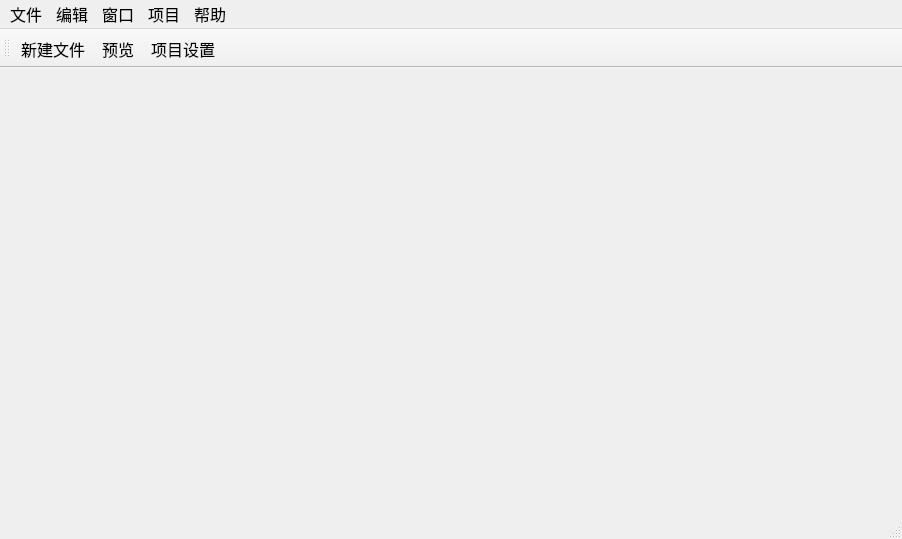
<?xml version="1.0" encoding="UTF-8"?>
<ui version="4.0">
 <class>CMainWin</class>
 <widget class="QMainWindow" name="CMainWin">
  <property name="geometry">
   <rect>
    <x>0</x>
    <y>0</y>
    <width>902</width>
    <height>539</height>
   </rect>
  </property>
  <property name="windowTitle">
   <string>YGGDRASIL</string>
  </property>
  <property name="windowIcon">
   <iconset resource="ui_res.qrc">
    <normaloff>:/picture/ui_picture/ygg.png</normaloff>:/picture/ui_picture/ygg.png</iconset>
  </property>
  <property name="styleSheet">
   <string notr="true">font-size: 16px</string>
  </property>
  <widget class="QWidget" name="centralWidget"/>
  <widget class="QMenuBar" name="menuBar">
   <property name="geometry">
    <rect>
     <x>0</x>
     <y>0</y>
     <width>902</width>
     <height>27</height>
    </rect>
   </property>
   <widget class="QMenu" name="menu">
    <property name="title">
     <string>文件</string>
    </property>
    <addaction name="action_newFile"/>
    <addaction name="action_newProject"/>
    <addaction name="action_openProject"/>
    <addaction name="action_save"/>
    <addaction name="action_exit"/>
   </widget>
   <widget class="QMenu" name="menu_2">
    <property name="title">
     <string>编辑</string>
    </property>
    <addaction name="action_6"/>
    <addaction name="action_7"/>
    <addaction name="action_8"/>
    <addaction name="action_9"/>
    <addaction name="action_10"/>
   </widget>
   <widget class="QMenu" name="menu_3">
    <property name="title">
     <string>窗口</string>
    </property>
    <addaction name="action_object"/>
    <addaction name="action_asset"/>
    <addaction name="action_hierarchy"/>
    <addaction name="action_property"/>
    <addaction name="action_game"/>
    <addaction name="action_anime"/>
    <addaction name="action_console"/>
   </widget>
   <widget class="QMenu" name="menu_4">
    <property name="title">
     <string>项目</string>
    </property>
    <widget class="QMenu" name="menu_5">
     <property name="title">
      <string>    语言</string>
     </property>
     <addaction name="action_22"/>
     <addaction name="action_23"/>
    </widget>
    <addaction name="action_18"/>
    <addaction name="menu_5"/>
    <addaction name="action_20"/>
    <addaction name="action_21"/>
   </widget>
   <widget class="QMenu" name="menu_6">
    <property name="title">
     <string>帮助</string>
    </property>
   </widget>
   <addaction name="menu"/>
   <addaction name="menu_2"/>
   <addaction name="menu_3"/>
   <addaction name="menu_4"/>
   <addaction name="menu_6"/>
  </widget>
  <widget class="QToolBar" name="mainToolBar">
   <property name="enabled">
    <bool>true</bool>
   </property>
   <attribute name="toolBarArea">
    <enum>TopToolBarArea</enum>
   </attribute>
   <attribute name="toolBarBreak">
    <bool>false</bool>
   </attribute>
   <addaction name="action_newFile"/>
   <addaction name="action_20"/>
   <addaction name="action_18"/>
  </widget>
  <widget class="QStatusBar" name="statusBar"/>
  <action name="action_newFile">
   <property name="icon">
    <iconset resource="ui_res.qrc">
     <normaloff>:/picture/ui_picture/toolBar/newFile.png</normaloff>:/picture/ui_picture/toolBar/newFile.png</iconset>
   </property>
   <property name="text">
    <string>    新建文件  </string>
   </property>
  </action>
  <action name="action_newProject">
   <property name="text">
    <string>    新建工程  </string>
   </property>
  </action>
  <action name="action_openProject">
   <property name="text">
    <string>    打开工程  </string>
   </property>
  </action>
  <action name="action_save">
   <property name="text">
    <string>    保存工程  </string>
   </property>
  </action>
  <action name="action_exit">
   <property name="text">
    <string>    退出  </string>
   </property>
  </action>
  <action name="action_6">
   <property name="text">
    <string>    撤销  </string>
   </property>
  </action>
  <action name="action_7">
   <property name="text">
    <string>    重做  </string>
   </property>
  </action>
  <action name="action_8">
   <property name="text">
    <string>    复制  </string>
   </property>
  </action>
  <action name="action_9">
   <property name="text">
    <string>    粘贴  </string>
   </property>
  </action>
  <action name="action_10">
   <property name="text">
    <string>    剪切  </string>
   </property>
  </action>
  <action name="action_object">
   <property name="checkable">
    <bool>true</bool>
   </property>
   <property name="checked">
    <bool>true</bool>
   </property>
   <property name="text">
    <string>    对象  </string>
   </property>
  </action>
  <action name="action_asset">
   <property name="checkable">
    <bool>true</bool>
   </property>
   <property name="checked">
    <bool>true</bool>
   </property>
   <property name="text">
    <string>    资产  </string>
   </property>
  </action>
  <action name="action_hierarchy">
   <property name="checkable">
    <bool>true</bool>
   </property>
   <property name="checked">
    <bool>true</bool>
   </property>
   <property name="text">
    <string>    层级  </string>
   </property>
  </action>
  <action name="action_property">
   <property name="checkable">
    <bool>true</bool>
   </property>
   <property name="checked">
    <bool>true</bool>
   </property>
   <property name="text">
    <string>    属性  </string>
   </property>
  </action>
  <action name="action_game">
   <property name="text">
    <string>    游戏  </string>
   </property>
  </action>
  <action name="action_anime">
   <property name="text">
    <string>    动画  </string>
   </property>
  </action>
  <action name="action_console">
   <property name="checkable">
    <bool>true</bool>
   </property>
   <property name="checked">
    <bool>true</bool>
   </property>
   <property name="text">
    <string>    输出  </string>
   </property>
  </action>
  <action name="action_18">
   <property name="icon">
    <iconset resource="ui_res.qrc">
     <normaloff>:/picture/ui_picture/toolBar/setting.png</normaloff>:/picture/ui_picture/toolBar/setting.png</iconset>
   </property>
   <property name="text">
    <string>    项目设置  </string>
   </property>
  </action>
  <action name="action_20">
   <property name="icon">
    <iconset resource="ui_res.qrc">
     <normaloff>:/picture/ui_picture/toolBar/preview.png</normaloff>:/picture/ui_picture/toolBar/preview.png</iconset>
   </property>
   <property name="text">
    <string>    预览  </string>
   </property>
  </action>
  <action name="action_21">
   <property name="text">
    <string>    发布  </string>
   </property>
  </action>
  <action name="action_22">
   <property name="text">
    <string>    英文  </string>
   </property>
  </action>
  <action name="action_23">
   <property name="text">
    <string>    简体中文  </string>
   </property>
  </action>
  <action name="action_closeProject">
   <property name="text">
    <string>    关闭工程  </string>
   </property>
  </action>
 </widget>
 <layoutdefault spacing="6" margin="11"/>
 <resources>
  <include location="ui_res.qrc"/>
 </resources>
 <connections>
  <connection>
   <sender>action_exit</sender>
   <signal>triggered()</signal>
   <receiver>CMainWin</receiver>
   <slot>close()</slot>
   <hints>
    <hint type="sourcelabel">
     <x>-1</x>
     <y>-1</y>
    </hint>
    <hint type="destinationlabel">
     <x>301</x>
     <y>221</y>
    </hint>
   </hints>
  </connection>
 </connections>
</ui>
